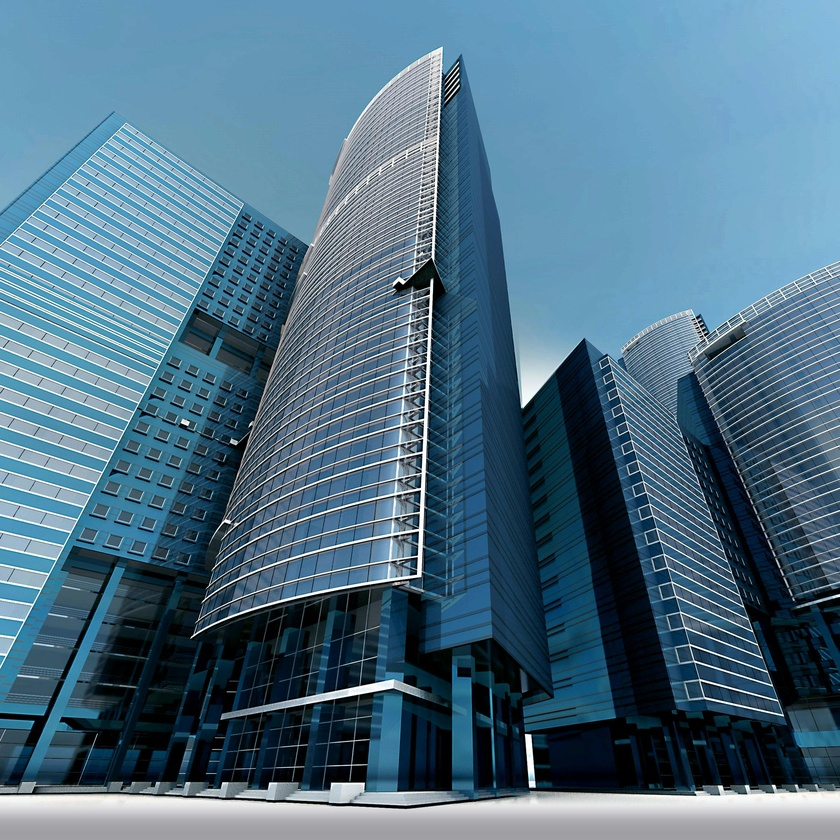
#> input picture images/BL.jpg, 840 x 840 px, shrunk from 2367 x 2367 before the run, found by its file name
$ python Day19.py
#> lines starting #> are read from the running program, lines starting #| are printed output that depends on the picture; after the words box and inside, x2 and y2 are one past the last pixel; in counts of white or black regions, pixels touching at a corner belong together
import cv2 as cv
import numpy as np

img = cv.imread(r"images\BL.jpg")
#> img is the input picture: shape (840, 840, 3); mean B, G, R 132.5, 111.9, 78.7
cv.imshow("Image", img)

gray = cv.cvtColor(img, cv.COLOR_BGR2GRAY)
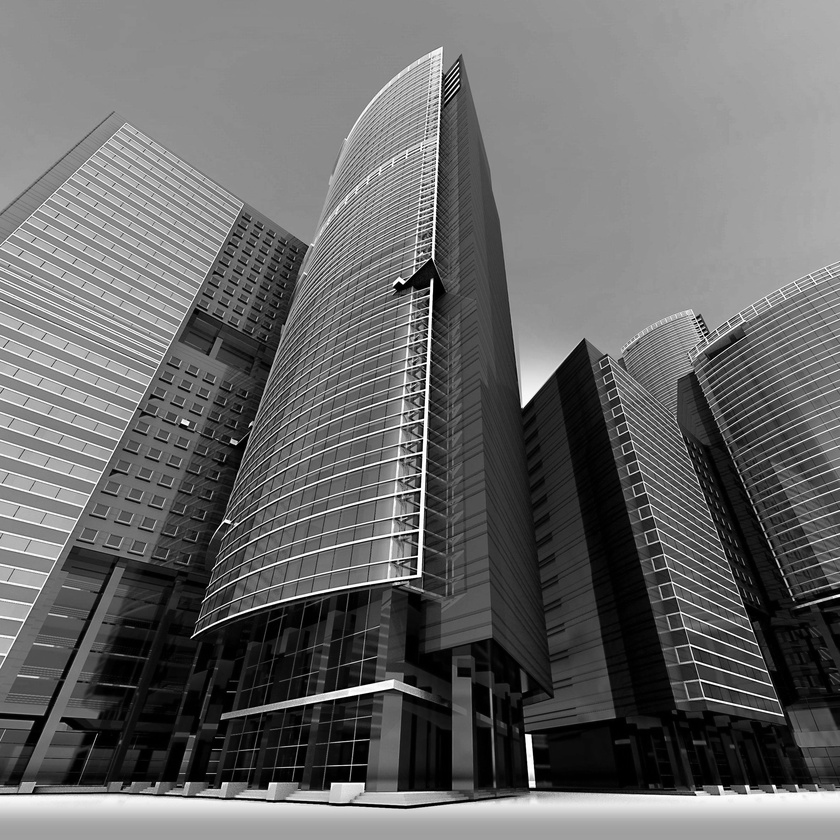
#> gray: shape (840, 840); min 0, max 255, mean 104.3
cv.imshow("gray", gray)


# lap = cv.Laplacian(gray, cv.CV_64F)  #second derivative
# lap = np.uint8(np.absolute(lap))
# cv.imshow("Laplacian", lap)


#sobel method
sobel_x = cv.Sobel(gray, cv.CV_64F, 1, 0)
sobel_y = cv.Sobel(gray, cv.CV_64F, 0, 1)
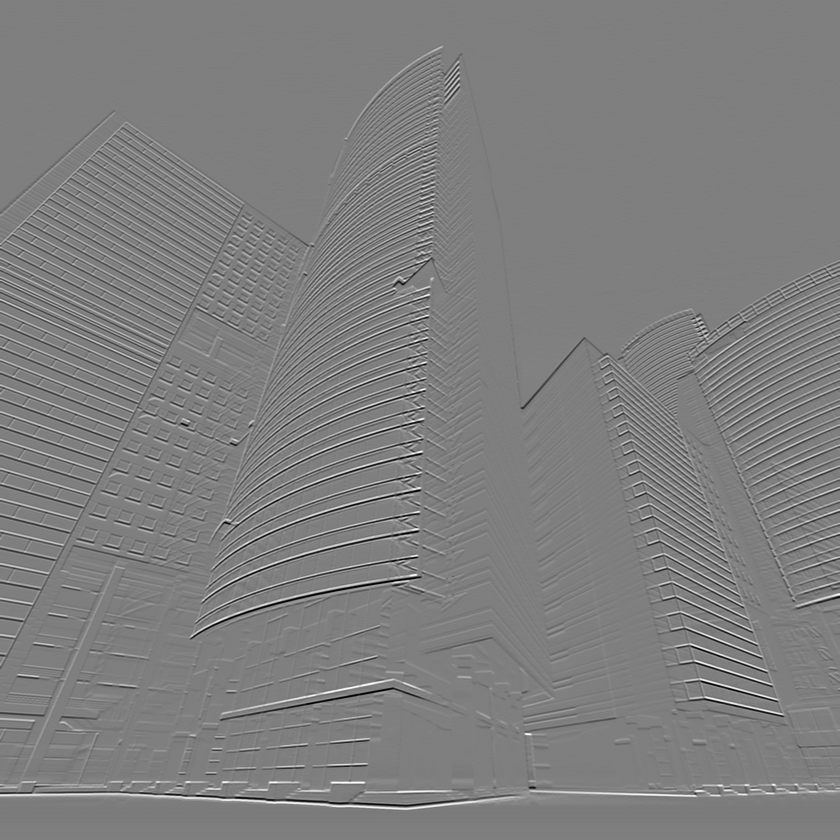
#> sobel_y: shape (840, 840) float64; min -1015, max 1019, mean 0.1; drawn with min black and max white

cv.imshow("sobel - x", sobel_x)
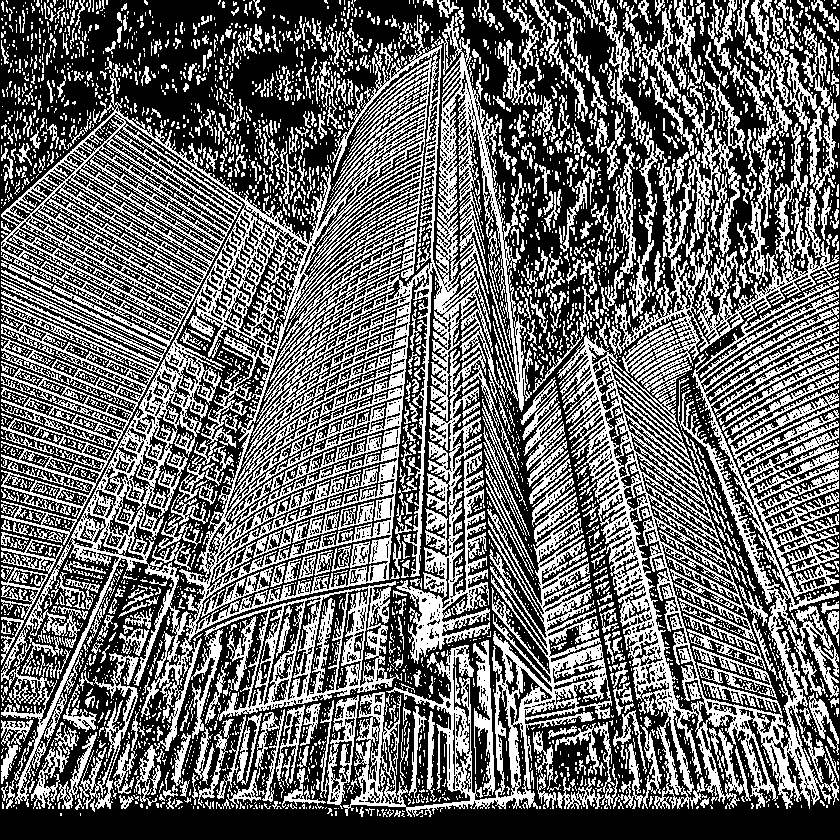
#> window 'sobel - x': shape (840, 840); 41.7% white in thin lines or dots
cv.imshow("sobel - y", sobel_y)
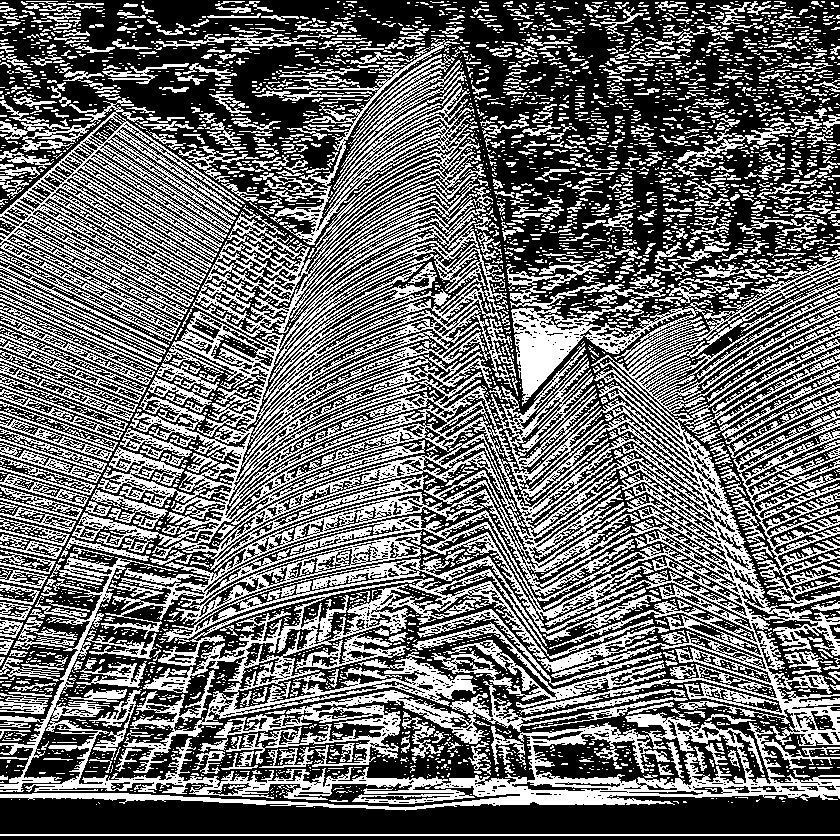
#> window 'sobel - y': shape (840, 840); 42.1% white in thin lines or dots

combained_sobel = cv.bitwise_or(sobel_x, sobel_y)
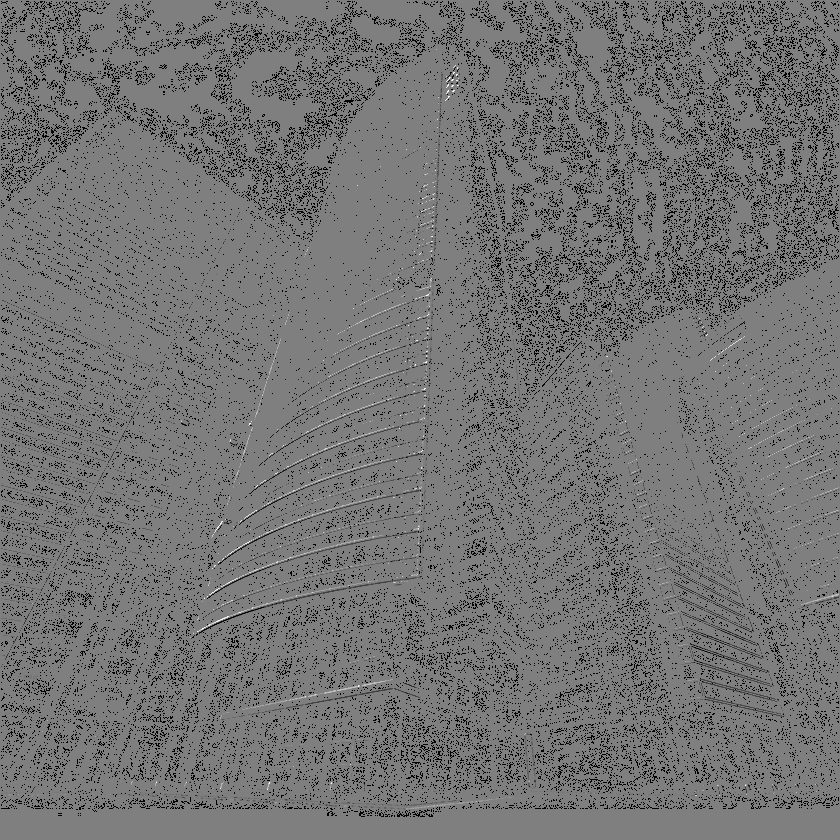
#> combained_sobel: shape (840, 840) float64; 8.84% of the values are NaN or infinite; the others: min -130944, max 130944, mean -561.2; drawn with min black, max white, NaN and infinite black
combained_sobel = np.uint8(np.absolute(combained_sobel))
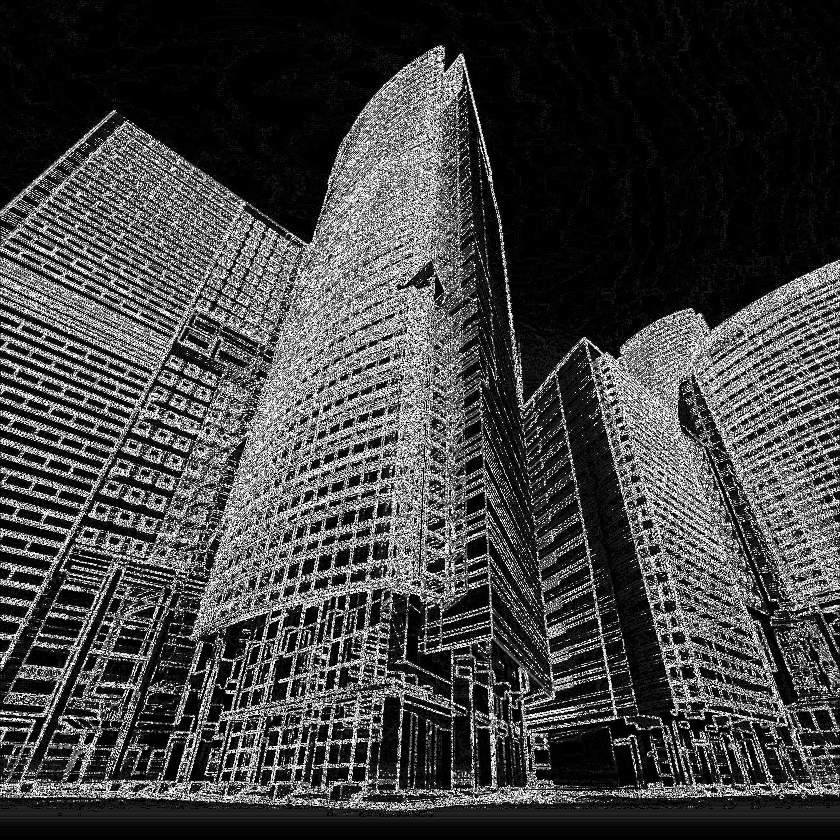
#> combained_sobel: shape (840, 840); min 0, max 255, mean 65

cv.imshow("Combained_sobel", combained_sobel)


cv.waitKey(0)

$ run again, with images/1749619650882.jpg copied over images/BL.jpg
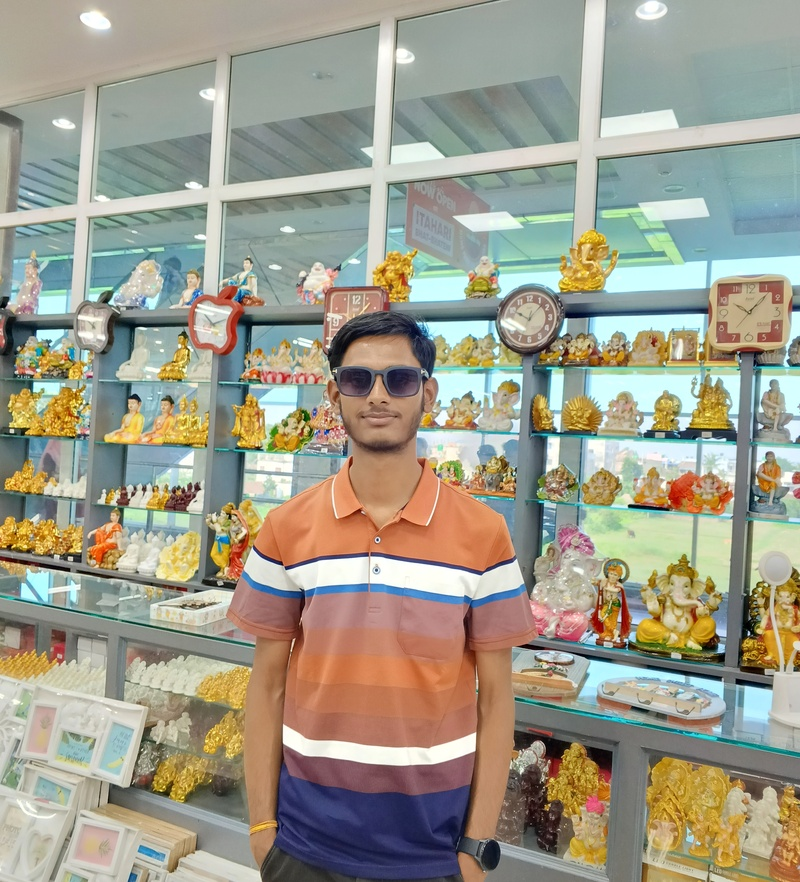
#> input picture images/1749619650882.jpg, 800 x 882 px, shrunk from 3048 x 3364 before the run, found by its file name
#> img is the input picture: shape (882, 800, 3); mean B, G, R 139.6, 156, 158.6
#> `cv.imshow("sobel - x", sobel_x)`:
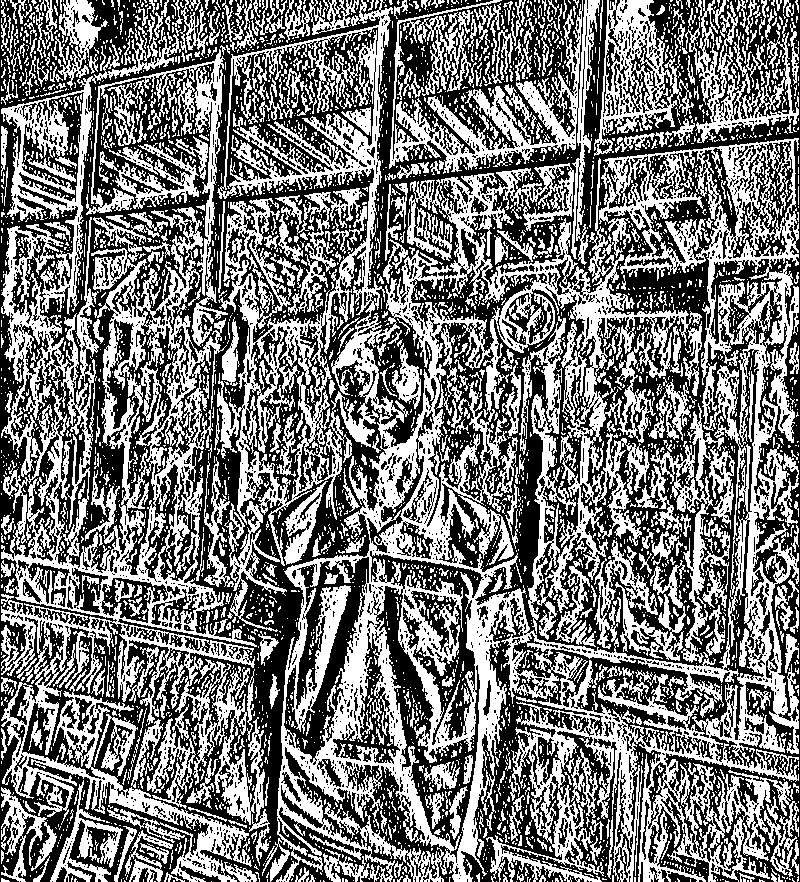
#> window 'sobel - x': shape (882, 800); 47% white; 4237 white regions (3633 under 20 px), largest, box (x1, y1, x2, y2) and area: (217, 0, 799, 882) 153853, (1, 12, 265, 882) 60606, (389, 0, 600, 265) 9631
#> `combained_sobel = np.uint8(np.absolute(combained_sobel))`:
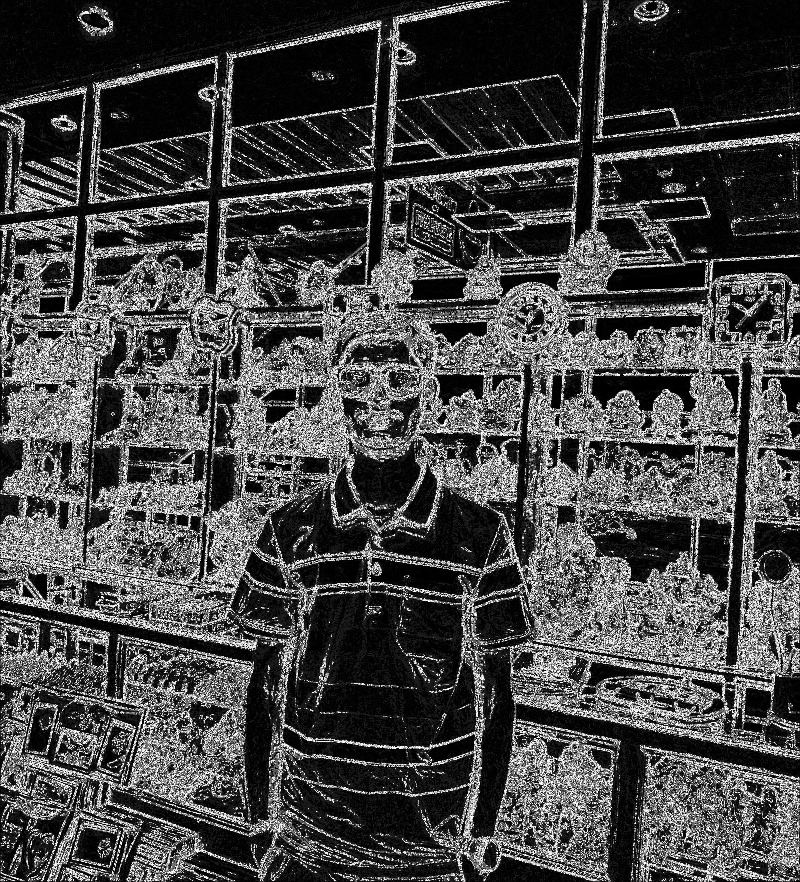
#> combained_sobel: shape (882, 800); min 0, max 255, mean 70.6

$ run again, with images/Mountains.png saved as images/BL.jpg
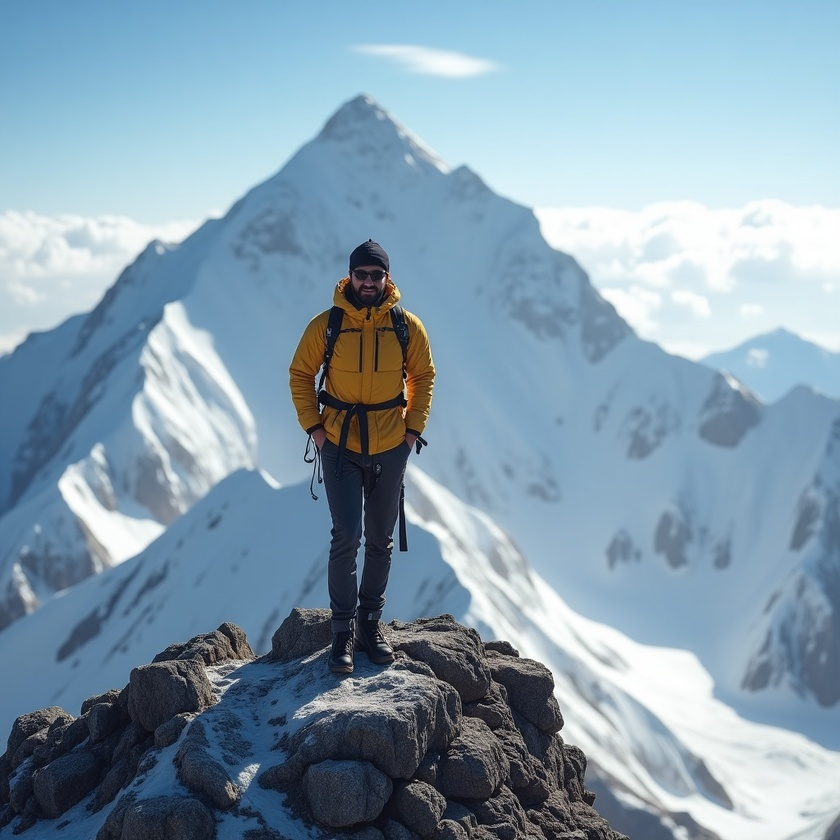
#> input picture images/Mountains.png, 840 x 840 px, shrunk from 1024 x 1024 before the run, found by its file name
#> img is the input picture: shape (840, 840, 3); mean B, G, R 174.8, 158, 133.3
#> `cv.imshow("sobel - x", sobel_x)`:
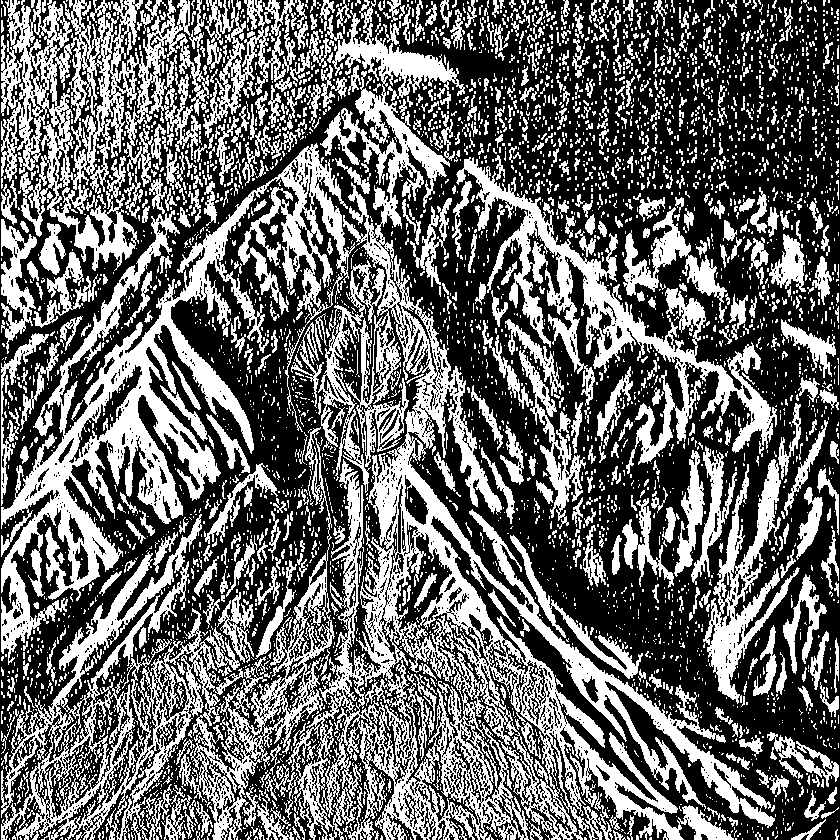
#> window 'sobel - x': shape (840, 840); 41.1% white; 4503 white regions (3779 under 20 px), largest, box (x1, y1, x2, y2) and area: (273, 10, 775, 840) 74839, (1, 143, 355, 665) 36052, (1, 427, 335, 840) 27414
#> `combained_sobel = np.uint8(np.absolute(combained_sobel))`:
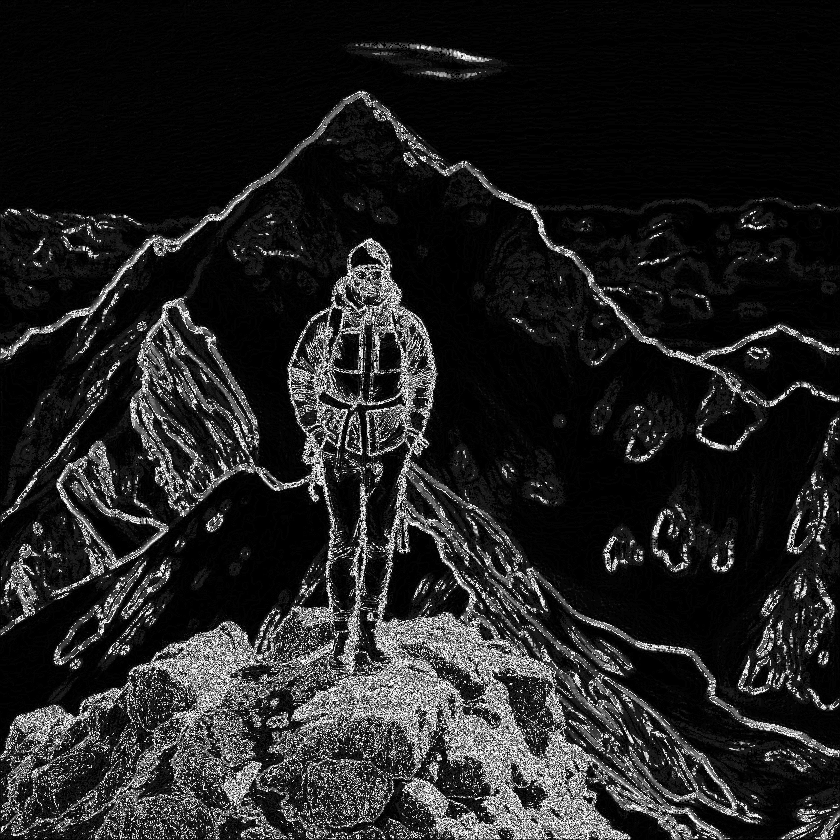
#> combained_sobel: shape (840, 840); min 0, max 255, mean 33.7
